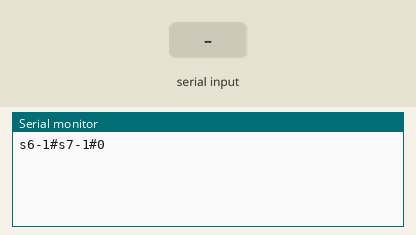
Recording of a sketch running on a simulated Arduino Uno, built with avr-gcc and run on an emulated ATmega328P. On the bench: the last lines printed to the serial monitor. Inputs (shaded band) come from the test bench.

Above: at 1.4 s.
1.5 s: "90,45\n" received over Serial
At 2.3 s:
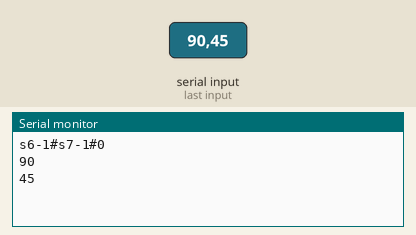
3.0 s: "30,150\n" received over Serial
At 3.4 s:
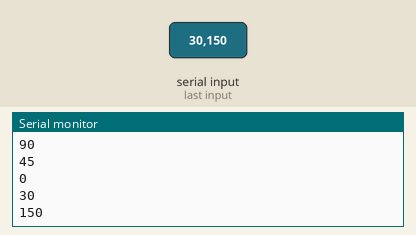
Timing chart, 0 to 6.0 s (numbered marks = the images above; inputs shaded):
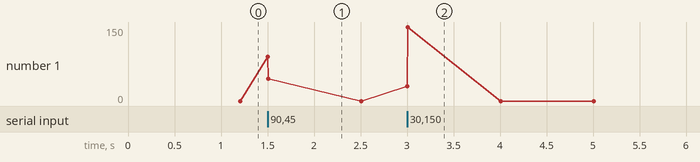

The sketch:

uart_sensor.ino
```cpp
#include <SoftwareSerial.h>


void setup() {
    Serial.begin(9600);
    sendCommand("s6-1#");
    sendCommand("s7-1#");
}
void sendCommand(String command) {
  Serial.print(command);
  Serial.flush();
  delay(100); // Задержка для выполнения команды
  // Чтение и вывод ответа датчика
  if (Serial.available()) {
    String response = Serial.readStringUntil('\n');
    Serial.println("Response: " + response);
  }
}
void loop() {
        Serial.println(Serial.parseInt());
}
```

Measured:
- after the input at 1.5 s, the serial monitor: prints a new line at once (image 1)
- after the input at 3.0 s, the serial monitor: prints a new line at once (image 2)
